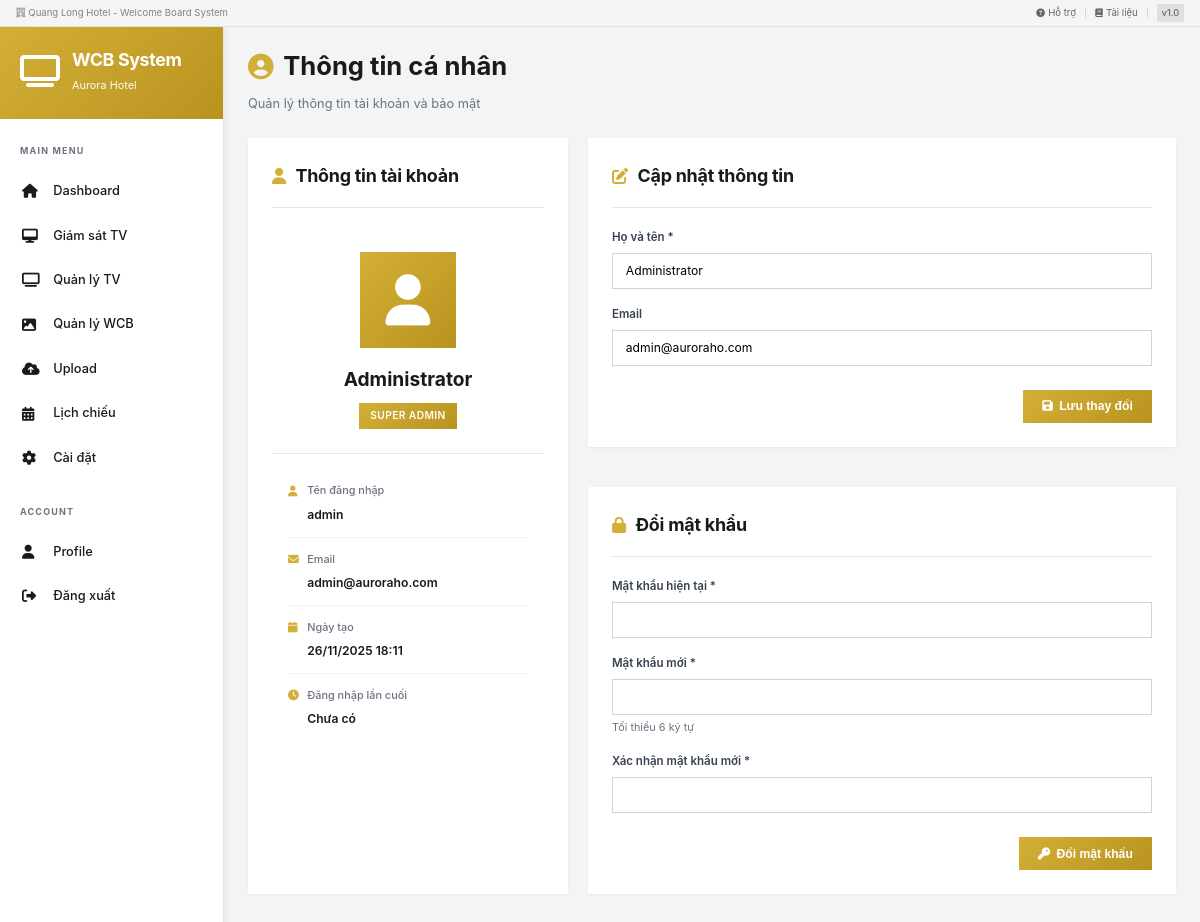
Before: /profile.php (signed in) with the older database file.
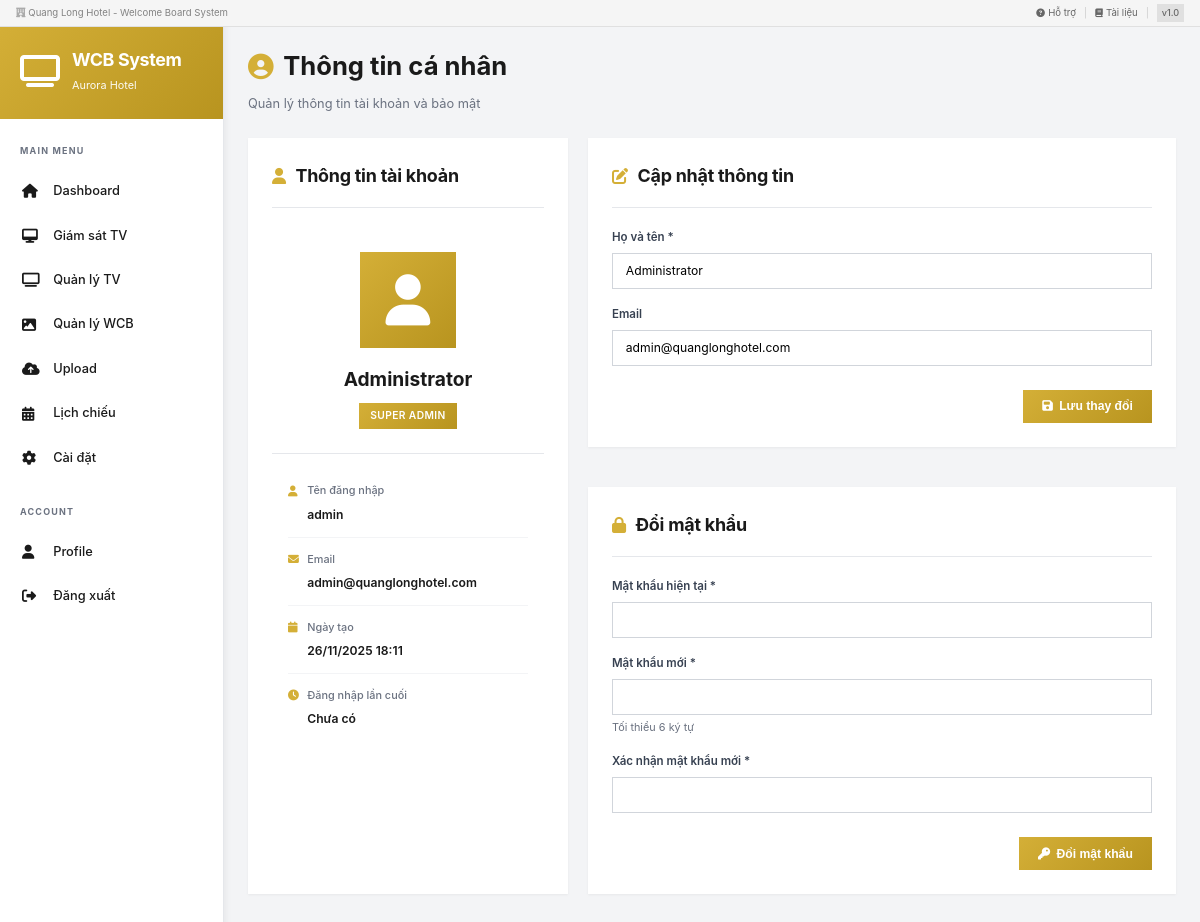
After: the same page with the newer database file.
### tables this page shows
CREATE TABLE `users` (
  `id` INT(11) NOT NULL AUTO_INCREMENT,
  `username` VARCHAR(50) NOT NULL UNIQUE,
  `password` VARCHAR(255) NOT NULL,
  `full_name` VARCHAR(100) NOT NULL,
  `email` VARCHAR(100) DEFAULT NULL,
  `role` ENUM('super_admin', 'content_manager') NOT NULL DEFAULT 'content_manager',
  `status` ENUM('active', 'inactive') NOT NULL DEFAULT 'active',
  `last_login` DATETIME DEFAULT NULL,
  `created_at` TIMESTAMP DEFAULT CURRENT_TIMESTAMP,
  `updated_at` TIMESTAMP DEFAULT CURRENT_TIMESTAMP ON UPDATE CURRENT_TIMESTAMP,
  PRIMARY KEY (`id`),
  INDEX `idx_username` (`username`),
  INDEX `idx_role` (`role`),
  INDEX `idx_status` (`status`)
);

### profile.php (the view, shortened to what this page needs)
<?php
$conn = getDBConnection();
$user = null;
if ($conn) {
    $stmt = $conn->prepare("SELECT id, username, full_name, email, role, created_at, last_login FROM users WHERE id = ?");
    $stmt->bind_param("i", $_SESSION['user_id']);
    $stmt->execute();
    $result = $stmt->get_result();
    $user = $result->fetch_assoc();
}
$basePath = './';
include 'includes/header.php';
include 'includes/sidebar.php';
?>
<main class="main-content">
    <link rel="stylesheet" href="assets/css/profile.css">
    <div class="profile-container">
        <div class="profile-header">
            <h1><i class="fas fa-user-circle"></i> Thông tin cá nhân</h1>
            <p>Quản lý thông tin tài khoản và bảo mật</p>
        </div>
        <div class="profile-grid">
            <div class="card profile-info-card">
                <div class="card-header">
                    <h2><i class="fas fa-user"></i> Thông tin tài khoản</h2>
                </div>
                <?php if ($user): ?>
                <div class="profile-avatar">
                    <div class="avatar-circle">
                        <i class="fas fa-user"></i>
                    </div>
                    <div class="avatar-info">
                        <h3><?php echo htmlspecialchars($user['full_name'] ?? 'Người dùng'); ?></h3>
                        <span class="role-badge <?php echo $user['role'] ?? 'content_manager'; ?>">
                            <?php echo ($user['role'] ?? '') === 'super_admin' ? 'Super Admin' : 'Content Manager'; ?>
                        </span>
                    </div>
                </div>
                <div class="info-list">
                    <div class="info-item">
                        <div class="info-label">
                            <i class="fas fa-user"></i>
                            Tên đăng nhập
                        </div>
                        <div class="info-value"><?php echo htmlspecialchars($user['username'] ?? 'N/A'); ?></div>
                    </div>
                    <div class="info-item">
                        <div class="info-label">
                            <i class="fas fa-envelope"></i>
                            Email
                        </div>
                        <div class="info-value"><?php echo htmlspecialchars($user['email'] ?? 'Chưa cập nhật'); ?></div>
                    </div>
                    <div class="info-item">
                        <div class="info-label">
                            <i class="fas fa-calendar"></i>
                            Ngày tạo
                        </div>
                        <div class="info-value">
                            <?php
                            if (isset($user['created_at']) && $user['created_at']) {
                                echo date('d/m/Y H:i', strtotime($user['created_at']));
                            } else {
                                echo 'N/A';
                            }
                            ?>
                        </div>
                    </div>
                    <div class="info-item">
                        <div class="info-label">
                            <i class="fas fa-clock"></i>
                            Đăng nhập lần cuối
                        </div>
                        <div class="info-value">
                            <?php
                            if (isset($user['last_login']) && $user['last_login']) {
                                echo date('d/m/Y H:i', strtotime($user['last_login']));
                            } else {
                                echo 'Chưa có';
                            }
                            ?>
                        </div>
                    </div>
                </div>
                <?php endif; ?>
            </div>
            <div class="card">
                <div class="card-header">
                    <h2><i class="fas fa-edit"></i> Cập nhật thông tin</h2>
                </div>
                <?php if ($user): ?>
                <form action="api/update-profile.php" method="POST" class="profile-form">
                    <div class="form-group">
                        <label for="full_name">Họ và tên *</label>
                        <input type="text"
                               id="full_name"
                               name="full_name"
                               value="<?php echo htmlspecialchars($user['full_name'] ?? ''); ?>"
                               required>
                    </div>
                    <div class="form-group">
                        <label for="email">Email</label>
                        <input type="email"
                               id="email"
                               name="email"
                               value="<?php echo htmlspecialchars($user['email'] ?? ''); ?>"
                               placeholder="your@email.com">
                    </div>
                    <div class="form-actions">
                        <button type="submit" class="btn btn-primary">
                            <i class="fas fa-save"></i> Lưu thay đổi
                        </button>
                    </div>
                </form>
                <?php endif; ?>
            </div>
            <div class="card">
                <div class="card-header">
                    <h2><i class="fas fa-lock"></i> Đổi mật khẩu</h2>
                </div>
                <?php if ($user): ?>
                <form action="api/change-password.php" method="POST" class="profile-form">
                    <div class="form-group">
                        <label for="current_password">Mật khẩu hiện tại *</label>
                        <input type="password"
                               id="current_password"
                               name="current_password"
                               required>
                    </div>
                    <div class="form-group">
                        <label for="new_password">Mật khẩu mới *</label>
                        <input type="password"
                               id="new_password"
                               name="new_password"
                               minlength="6"
                               required>
                        <small>Tối thiểu 6 ký tự</small>
                    </div>
                    <div class="form-group">
                        <label for="confirm_password">Xác nhận mật khẩu mới *</label>
                        <input type="password"
                               id="confirm_password"
                               name="confirm_password"
                               minlength="6"
                               required>
                    </div>
                    <div class="form-actions">
                        <button type="submit" class="btn btn-primary">
                            <i class="fas fa-key"></i> Đổi mật khẩu
                        </button>
                    </div>
                </form>
                <?php endif; ?>
            </div>
        </div>
    </div>
</main>
<?php
include 'includes/footer.php';
?>

### includes/header.php (shortened to what this page needs)
<?php
$basePath = isset($basePath) ? $basePath : '../';
?>
<!DOCTYPE html>
<html lang="vi">
<head>
    <link rel="stylesheet" href="https://cdnjs.cloudflare.com/ajax/libs/font-awesome/6.4.0/css/all.min.css">
    <link rel="stylesheet" href="<?php echo $basePath; ?>assets/css/style.css">
</head>
<body>
    <div class="top-info-bar">
        <div class="info-bar-content">
            <div class="info-bar-left">
                <span><i class="fas fa-hotel"></i> Quang Long Hotel - Welcome Board System</span>
            </div>
            <div class="info-bar-right">
                <a href="#" class="info-link"><i class="fas fa-question-circle"></i> Hỗ trợ</a>
                <span class="info-divider">|</span>
                <a href="#" class="info-link"><i class="fas fa-book"></i> Tài liệu</a>
                <span class="info-divider">|</span>
                <span class="info-version">v1.0</span>
            </div>
        </div>
    </div>
    <div class="app-container">

### includes/sidebar.php
<?php
$currentPage = basename($_SERVER['PHP_SELF']);
$currentParam = isset($_GET['page']) ? $_GET['page'] : '';
$basePath = isset($basePath) ? $basePath : '../';
$menuItems = [
    [
        'icon' => 'fas fa-home',
        'label' => 'Dashboard',
        'url' => $basePath . 'index.php',
        'active' => ($currentPage == 'index.php' && empty($currentParam))
    ],
    [
        'icon' => 'fas fa-desktop',
        'label' => 'Giám sát TV',
        'url' => $basePath . 'view.php',
        'active' => ($currentPage == 'view.php')
    ],
    [
        'icon' => 'fas fa-tv',
        'label' => 'Quản lý TV',
        'url' => $basePath . 'tv.php',
        'active' => ($currentPage == 'tv.php')
    ],
    [
        'icon' => 'fas fa-image',
        'label' => 'Quản lý WCB',
        'url' => $basePath . 'manage-wcb.php',
        'active' => ($currentPage == 'manage-wcb.php')
    ],
    [
        'icon' => 'fas fa-cloud-upload-alt',
        'label' => 'Upload',
        'url' => $basePath . 'uploads.php',
        'active' => ($currentPage == 'uploads.php')
    ],
    [
        'icon' => 'fas fa-calendar-alt',
        'label' => 'Lịch chiếu',
        'url' => $basePath . 'schedule.php',
        'active' => ($currentPage == 'schedule.php')
    ],
    [
        'icon' => 'fas fa-cog',
        'label' => 'Cài đặt',
        'url' => $basePath . 'settings.php',
        'active' => ($currentPage == 'settings.php')
    ]
];
?>
<aside class="sidebar">
    <div class="sidebar-header">
        <div class="sidebar-logo">
            <i class="fas fa-tv"></i>
            <div>
                <h2>WCB System</h2>
                <p>Aurora Hotel</p>
            </div>
        </div>
    </div>
    <nav class="sidebar-nav">
        <div class="nav-section">
            <div class="nav-section-title">Main Menu</div>
            <?php foreach ($menuItems as $item): ?>
                <a href="<?php echo htmlspecialchars($item['url']); ?>"
                   class="nav-item <?php echo $item['active'] ? 'active' : ''; ?>">
                    <i class="<?php echo htmlspecialchars($item['icon']); ?>"></i>
                    <span><?php echo htmlspecialchars($item['label']); ?></span>
                </a>
            <?php endforeach; ?>
        </div>
        <div class="nav-section">
            <div class="nav-section-title">Account</div>
            <a href="<?php echo $basePath; ?>profile.php" class="nav-item">
                <i class="fas fa-user"></i>
                <span>Profile</span>
            </a>
            <a href="<?php echo $basePath; ?>auth/logout.php" class="nav-item">
                <i class="fas fa-sign-out-alt"></i>
                <span>Đăng xuất</span>
            </a>
        </div>
    </nav>
</aside>

### includes/footer.php (shortened to what this page needs)
    </div>
</body>
</html>

### assets/css/profile.css (style rules this page uses)
.profile-container { max-width: 1200px; }
.profile-header { margin-bottom: 30px; }
.profile-header h1 { font-size: 2em; color: var(--text-dark); display: flex; align-items: center; gap: 12px; margin-bottom: 8px; }
.profile-header h1 i { color: var(--primary-gold); }
.profile-header p { color: var(--text-light); margin: 0; }
.profile-grid { display: grid; grid-template-columns: 400px 1fr; gap: 25px; }
.profile-info-card { grid-row: span 2; }
.profile-avatar { text-align: center; padding: 30px 20px; border-bottom: 1px solid var(--border-light); }
.avatar-circle { width: 120px; height: 120px; background: linear-gradient(135deg, var(--primary-gold) 0%, var(--secondary-gold) 100%); margin: 0 auto 20px; display: flex; align-items: center; justify-content: center; font-size: 4em; color: #ffffff; }
.avatar-info h3 { font-size: 1.5em; color: var(--text-dark); margin-bottom: 10px; font-weight: 700; }
.role-badge { display: inline-block; padding: 6px 14px; font-size: 0.8em; font-weight: 600; text-transform: uppercase; letter-spacing: 0.5px; }
.role-badge.super_admin { background: linear-gradient(135deg, var(--primary-gold) 0%, var(--secondary-gold) 100%); color: #ffffff; }
.info-list { padding: 20px; }
.info-item { padding: 16px 0; border-bottom: 1px solid var(--border-lighter); }
.info-item:last-child { border-bottom: none; }
.info-label { display: flex; align-items: center; gap: 8px; font-size: 0.85em; color: var(--text-light); margin-bottom: 6px; font-weight: 500; }
.info-label i { width: 16px; color: var(--primary-gold); }
.info-value { font-size: 0.95em; color: var(--text-dark); font-weight: 600; padding-left: 24px; }
.profile-form { padding: 0; }
.form-group { margin-bottom: 20px; }
.form-group label { display: block; margin-bottom: 8px; font-weight: 600; color: var(--text-medium); font-size: 0.9em; }
.form-group input { width: 100%; padding: 12px 16px; border: 1px solid var(--border-light); background: var(--bg-white); font-size: 0.95em; font-family: inherit; transition: all 0.2s; }
.form-group small { display: block; margin-top: 5px; color: var(--text-light); font-size: 0.85em; }
.form-actions { display: flex; justify-content: flex-end; gap: 10px; padding-top: 10px; }

Changed rows visible on the page:
changed users "Administrator": email "admin@auroraho.com" → "admin@quanglonghotel.com"
